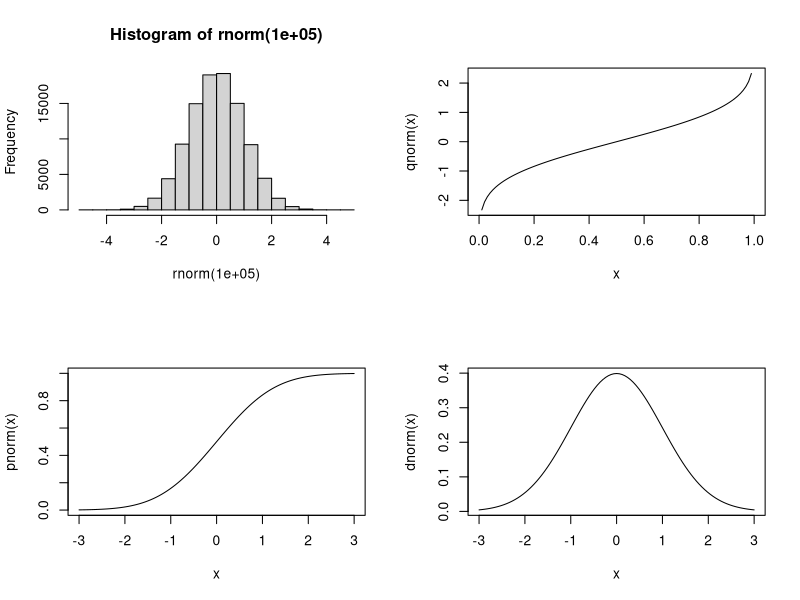
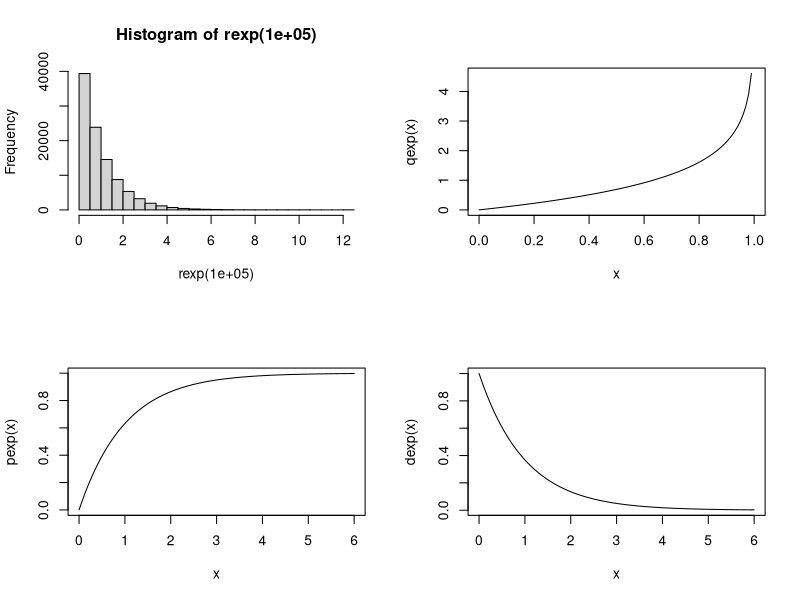

Reproduce these figures in R, in order.
## ---- chunk 1
    a <- 1
    a =  1
## ---- chunk 2
    # Hey! here is a comment!.
    # Comments in R can be either at the begining of a line ...
    b <- "aloha" # ... or at the end of it!
## ---- chunk 3
    myvec1 <- vector("logical", 3)  # This is a logical vector of length 3
    myvec2 <- c(FALSE, TRUE, FALSE) # This is ALSO a logical vector of length 3
    myvec2
    length(myvec2)
## ---- chunk 4
    mylist1 <- vector("list", 2) # This is a list with 2 empty slots
    mylist2 <- list(NULL, NULL)  # This is ALSO a list with 2 empty slots
    mylist1
## ---- chunk 5
    mylist2 <- list(first = NULL, second = 1, third = c("a", "b", "c"))
    mylist2
## ---- chunk 6
    mylist2[["third"]]
## ---- chunk 7
    # Here are the attributes of the iris dataset
    attributes(iris)    
## ---- chunk 8
    head(iris)
## ---- chunk 9
    # Let's take a look at the iris dataset, again
    str(iris)
## ---- chunk 10
str(c(NA, 1L))        # Integers can have NAs
str(c(NaN, 1L, Inf))  # But not NaN or Inf (automatic coercion)
str(c(-Inf, 1, NULL, +Inf)) # And Nulls are... of length 0!
## ---- chunk 11
    my_integer_vector <- c(1L, 2L, 3L)    
    my_string_vector  <- c("hello", "world")
## ---- chunk 12
    mymat <- matrix(1:9, ncol=3) # A matrix with numbers 1 through 9 with 3 columns
    mymat
    str(mymat)
## ---- chunk 13
    mymat[1, 2] # The element in the (1, 2) location of the matrix
    mymat[4]    # The fourth element in the vector... which is (1, 2)
## ---- chunk 14
    set.seed(122)
    A <- matrix(rnorm(12), ncol=3)
    B <- matrix(rnorm(12), nrow=3)
    C <- A %*% cbind(1:3) + rnorm(4) # Adding a vector of length 4!
## ---- chunk 15
    myfactor <- factor(c("a", "a", "b", "xyz"))
    myfactor
## ---- chunk 16
    # Data frames can have multiple type objects, here, factor and numeric
    mydf <- data.frame(a_letter = c("a", "b", "c"), a_number = c(1, 2, 100))
    mydf
    str(mydf)
## ---- chunk 17
    mydf[["a_letter"]]
## ---- chunk 18
    # First run
    set.seed(12)
    rnorm(4)
    
    # Second run
    set.seed(12)
    rnorm(4)
## ---- chunk 19
set.seed(12)
op <- par(mfrow = c(2,2))
hist(rnorm(1e5))
curve(qnorm)
curve(pnorm, xlim=c(-3, 3))
curve(dnorm, xlim=c(-3, 3))
par(op)
## ---- chunk 20
set.seed(12)
op <- par(mfrow = c(2,2))
hist(rexp(1e5))
curve(qexp)
curve(pexp, xlim=c(0, 6))
curve(dexp, xlim=c(0, 6))
par(op)
## ---- chunk 21
    # The oldfashion forloop
    for (i in 1:10) {
      print(paste("I'm step", i, "/", 10))
    }
## ---- chunk 22
    # A nice ifelse
    for (i in 1:10) {
      
      if (i %% 2) # Modulus operand
        print(paste("I'm step", i, "/", 10, "(and I'm odd)"))
      else
        print(paste("I'm step", i, "/", 10, "(and I'm even)"))
      
    }
## ---- chunk 23
    
    # A while
    i <- 10
    while (i > 0) {
      print(paste("I'm step", i, "/", 10))
      i <- i - 1
    }
## ---- chunk 24
    # A function that does nothing
    my_lame_function <- function() {}
    my_lame_function()
## ---- chunk 25
    calc_sum <- function(A, B) {
      A + B
    }
    
    calc_sum(1, 5)
## ---- chunk 26
    # An inefficient implementation of the Fibonacci number
    fib <- function(i) {
      
      if (i <= 2)
        return(1)
      
      fib(i - 2) + fib(i - 1)
      
    }
    
    c(fib(1), fib(2), fib(4), fib(5), fib(6), fib(7), fib(8))
